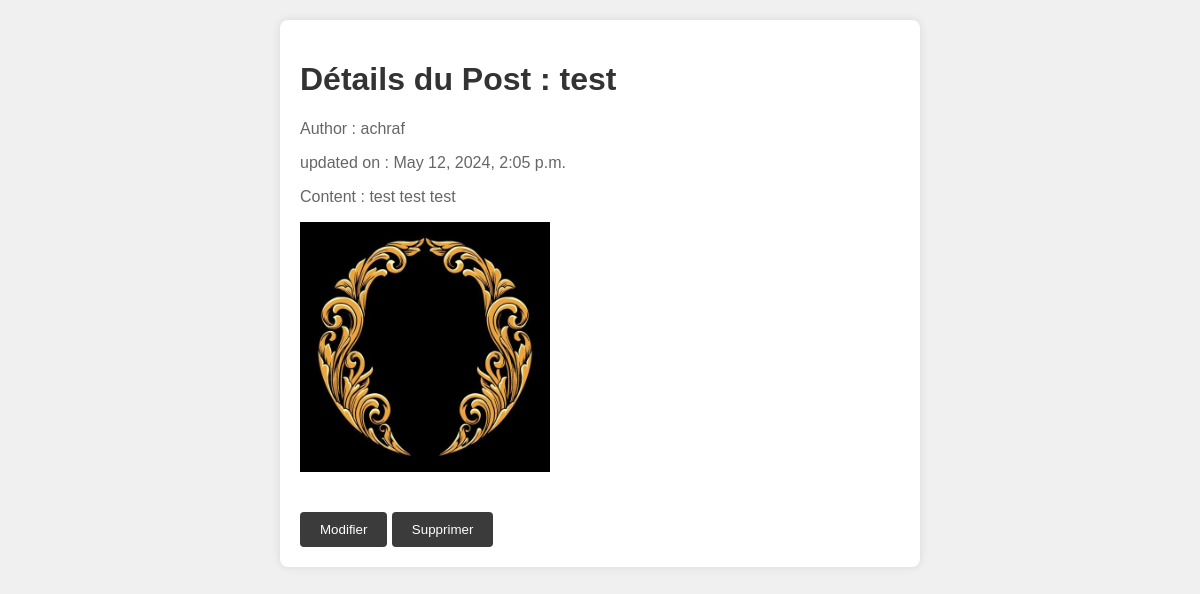
The app's page /blog/4/ with its own data.
### blog/models.py (models this page shows, shortened)
class Post(models.Model):
    title = models.CharField(max_length=200, unique=True)
    slug = models.SlugField(max_length=200, unique=True)
    author = models.ForeignKey(User, on_delete= models.CASCADE,related_name='blog_posts')
    updated_on = models.DateTimeField(auto_now= True)
    content = models.TextField()
    created_on = models.DateTimeField(auto_now_add=True)
    status = models.IntegerField(choices=STATUS, default=0)
    image=models.ImageField(blank=True)
    class Meta:
        ordering = ['-created_on']

### blog/views.py (the view)
# urls.py: path('<int:pk>/', DetailPost.as_view(),name='detail_post'),
class DetailPost(DetailView):
    model = Post
    template_name = 'mag/detail_post.html'
    context_object_name = 'post'

### blog/templates/mag/detail_post.html (shortened to what this page needs)
<!DOCTYPE html>
<html lang="en">
  <head>
  </head>
  <body>
    <form method="POST" enctype="multipart/form-data">
      <h1>Détails du Post : {{ post.title }}</h1>
      <p>Author : {{post.author}}</p>
      <p>updated on : {{ post.updated_on }}</p>
      <p>Content : {{ post.content }}</p>
      <td>
        <img
          src="/media/{{post.image}}"
          height="250px"
          width="250px"
        />
      </td>
      <br><br><br>
      <a href="{% url 'modifier_post' post.pk %}"><button type="button">Modifier</button></a>
      <a href="{% url 'supprimer_post' post.pk %}"><button type="button">Supprimer</button></a><br>
    </form>
  </body>
</html>

### blog/templates/mag/detail_post.html (style rules this page uses)
body { font-family: Arial, sans-serif; background-color: #f0f0f0; margin: 0; padding: 0; }
form { background-color: #fff; max-width: 600px; margin: 20px auto; padding: 20px; border-radius: 8px; box-shadow: 0 0 10px rgba(0, 0, 0, 0.1); }
h1 { color: #333; }
p { color: #666; }
button { padding: 10px 20px; background-color: #3b3b3b; color: #fff; border: none; border-radius: 4px; cursor: pointer; }

### records on screen
Post: title "test", author "achraf", updated_on "May 12, 2024, 2:05 p.m.", content "test test test", image (picture)
